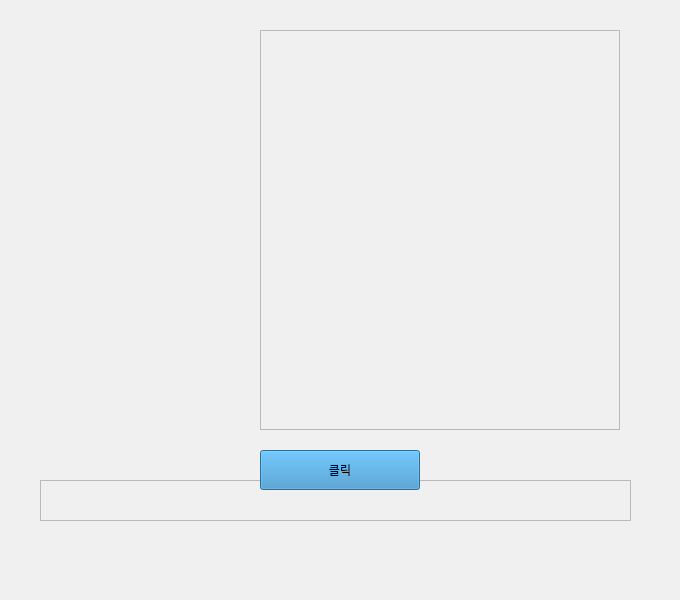
<?xml version="1.0" encoding="UTF-8"?>
    <ui version="4.0">
    <class>sonmari</class>
    <widget class="QDialog" name="sonmari">
    <property name="geometry">
    <rect>
        <x>0</x>
        <y>0</y>
        <width>680</width>
        <height>600</height>
    </rect>
    </property>
    <property name="palette">
    <palette>
        <active>
        <colorrole role="Button">
        <brush brushstyle="SolidPattern">
        <color alpha="255">
            <red>59</red>
            <green>144</green>
            <blue>200</blue>
        </color>
        </brush>
        </colorrole>
        <colorrole role="Dark">
        <brush brushstyle="SolidPattern">
        <color alpha="255">
            <red>0</red>
            <green>0</green>
            <blue>0</blue>
        </color>
        </brush>
        </colorrole>
        <colorrole role="Base">
        <brush brushstyle="SolidPattern">
        <color alpha="255">
            <red>59</red>
            <green>144</green>
            <blue>200</blue>
        </color>
        </brush>
        </colorrole>
        <colorrole role="Window">
        <brush brushstyle="SolidPattern">
        <color alpha="255">
            <red>255</red>
            <green>255</green>
            <blue>255</blue>
        </color>
        </brush>
        </colorrole>
        </active>
        <inactive>
        <colorrole role="Button">
        <brush brushstyle="SolidPattern">
        <color alpha="255">
            <red>59</red>
            <green>144</green>
            <blue>200</blue>
        </color>
        </brush>
        </colorrole>
        <colorrole role="Dark">
        <brush brushstyle="SolidPattern">
        <color alpha="255">
            <red>160</red>
            <green>160</green>
            <blue>160</blue>
        </color>
        </brush>
        </colorrole>
        <colorrole role="Base">
        <brush brushstyle="SolidPattern">
        <color alpha="255">
            <red>255</red>
            <green>255</green>
            <blue>255</blue>
        </color>
        </brush>
        </colorrole>
        <colorrole role="Window">
        <brush brushstyle="SolidPattern">
        <color alpha="255">
            <red>240</red>
            <green>240</green>
            <blue>240</blue>
        </color>
        </brush>
        </colorrole>
        </inactive>
        <disabled>
        <colorrole role="Button">
        <brush brushstyle="SolidPattern">
        <color alpha="255">
            <red>59</red>
            <green>144</green>
            <blue>200</blue>
        </color>
        </brush>
        </colorrole>
        <colorrole role="Dark">
        <brush brushstyle="SolidPattern">
        <color alpha="255">
            <red>160</red>
            <green>160</green>
            <blue>160</blue>
        </color>
        </brush>
        </colorrole>
        <colorrole role="Base">
        <brush brushstyle="SolidPattern">
        <color alpha="255">
            <red>59</red>
            <green>144</green>
            <blue>200</blue>
        </color>
        </brush>
        </colorrole>
        <colorrole role="Window">
        <brush brushstyle="SolidPattern">
        <color alpha="255">
            <red>240</red>
            <green>240</green>
            <blue>240</blue>
        </color>
        </brush>
        </colorrole>
        </disabled>
    </palette>
    </property>
    <property name="windowTitle">
    <string>손마리</string>
    </property>
    <widget class="QLabel" name="image">
    <property name="geometry">
        <rect>
        <x>260</x>
        <y>30</y>
        <width>360</width>
        <height>400</height>
        </rect>
    </property>
    <property name="frameShape">
        <enum>QFrame::StyledPanel</enum>
    </property>
    <property name="frameShadow">
        <enum>QFrame::Plain</enum>
    </property>
    <property name="lineWidth">
        <number>1</number>
    </property>
    <property name="midLineWidth">
        <number>0</number>
    </property>
    <property name="text">
        <string/>
    </property>
    <property name="margin">
        <number>1</number>
    </property>
    <property name="indent">
        <number>-1</number>
    </property>
    </widget>
    <widget class="QLabel" name="icon">
    <property name="geometry">
        <rect>
        <x>50</x>
        <y>70</y>
        <width>150</width>
        <height>150</height>
        </rect>
    </property>
    <property name="text">
        <string/>
    </property>
    </widget>
    <widget class="QLabel" name="sentence">
    <property name="geometry">
        <rect>
        <x>40</x>
        <y>480</y>
        <width>591</width>
        <height>41</height>
        </rect>
    </property>
    <property name="font">
        <font>
        <family>나눔스퀘어</family>
        <pointsize>16</pointsize>
        </font>
    </property>
    <property name="frameShape">
        <enum>QFrame::StyledPanel</enum>
    </property>
    <property name="frameShadow">
        <enum>QFrame::Sunken</enum>
    </property>
    <property name="lineWidth">
        <number>1</number>
    </property>
    <property name="text">
        <string/>
    </property>
    </widget>
    <widget class="QPushButton" name="myButton">
    <property name="geometry">
        <rect>
            <x>260</x>
            <y>450</y>
            <width>160</width>
            <height>40</height>
        </rect>
    </property>
    <property name="text">
        <string>클릭</string>
    </property>
    </widget>
    </widget>
    <resources/>
    <connections/>
    </ui>
